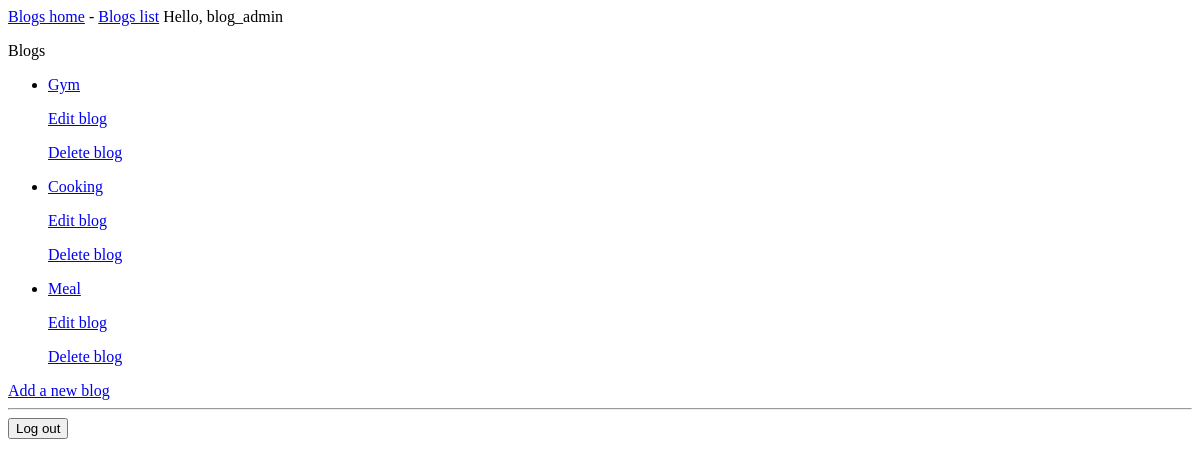
Before: /blogs/ (signed in) with the older database file.
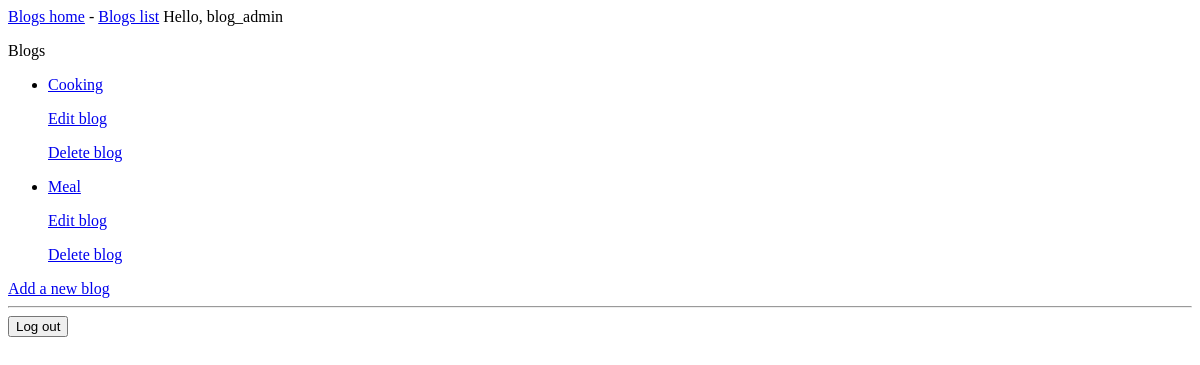
After: the same page with the newer database file.
### blogs/models.py (models this page shows)
class Blog(models.Model):
    text = models.CharField(max_length=200)
    date_added = models.DateTimeField(auto_now_add=True)
    owner = models.ForeignKey(User, on_delete=models.CASCADE)
    def __str__(self):
        return self.text

### blogs/views.py (the view)
# urls.py: path('', include('blogs.urls')),
@login_required
def blogs(request):
    blogs = Blog.objects.filter(owner = request.user).order_by("date_added")
    context = {"blogs": blogs}
    return render(request, 'blogs/blogs.html', context)

### blogs/templates/blogs/blogs.html
{% extends 'blogs/base.html' %}
{% block content %}
    <p>Blogs</p>
    <ul>
        {% for blog in blogs %}
            <li><a href="{% url 'blogs:blog' blog.id %}">{{ blog }}</a></li>
            <p><a href="{% url 'blogs:edit_blog' blog.id %}">Edit blog</a></p>
            <p><a href="{% url 'blogs:delete_blog' blog.id %}">Delete blog</a></p>
        {% empty %}
            <li>No blogs available yet</li>
        {% endfor %}
    </ul>
    <a href="{% url 'blogs:new_blog' %}">Add a new blog</a>
{% endblock content %}

Changed rows visible on the page:
removed Blog: text "Gym"
